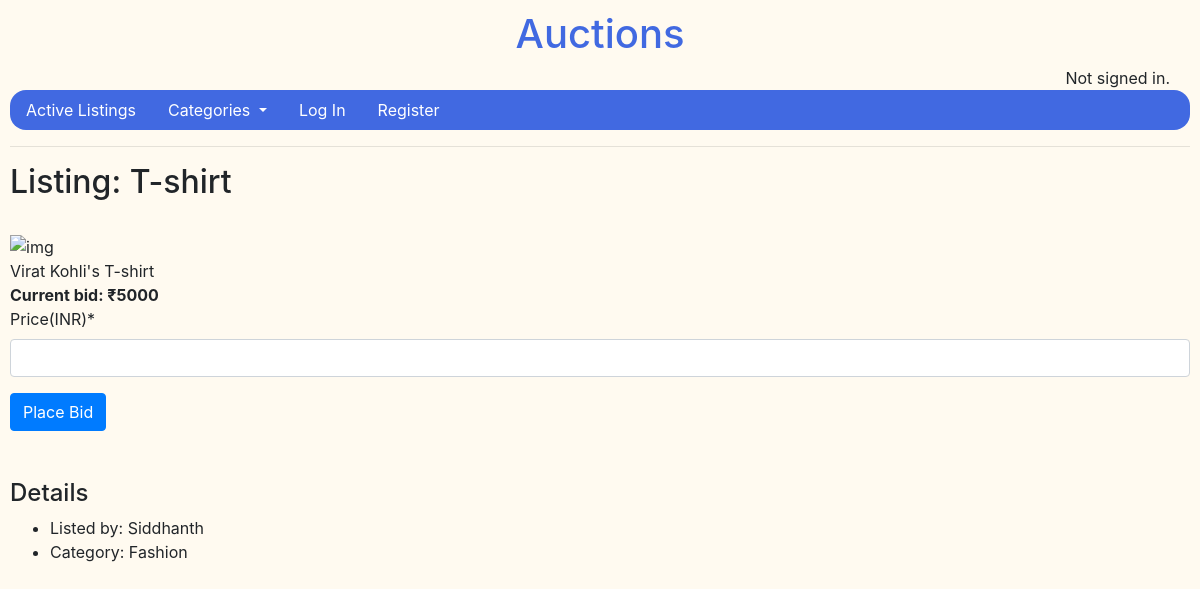
/listings/1, run on an earlier commit of the app's database.
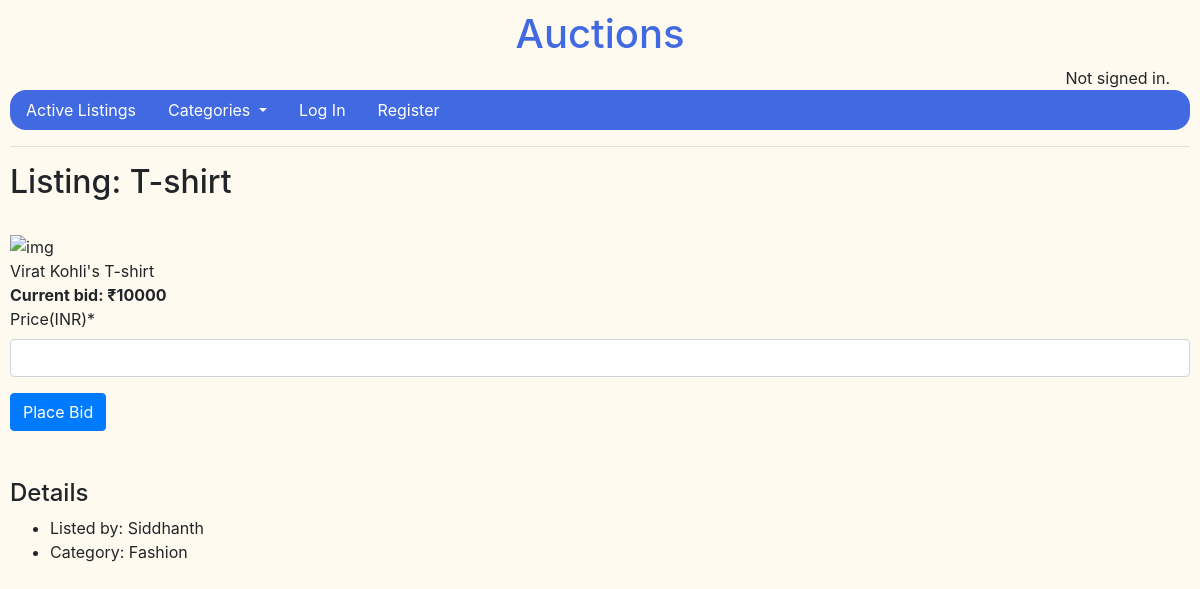
And on a later commit of the database.
### auctions/models.py (models this page shows)
class Auction_Listings(models.Model):
    title = models.CharField(max_length = 20)
    description = models.TextField(max_length = 300)
    starting_bid = models.IntegerField()
    image_url = models.URLField(default = "https://media.sproutsocial.com/uploads/2017/02/10x-featured-social-media-image-size.png")
    CHOICES = [
        ("FA", 'Fashion'),
        ("EL", 'Electronics'),
        ("HO", 'Home'),
        ("MU", 'Music'),
        ("BO", 'Books')
    ]
    category = models.CharField(max_length = 20, choices = CHOICES, default = "FA")
    date = models.DateTimeField(auto_now_add=True)
    current_bid = models.IntegerField()
    owner = models.ForeignKey(User, on_delete = models.CASCADE, default = 1)

class User(AbstractUser):
    my_items = models.ManyToManyField('Auction_Listings', blank = True, related_name="users")

### auctions/views.py (the view, shortened to what this page needs)
# urls.py: path("listings/<int:id>", views.listing, name = "listings"),
def listing(request, id):
    item = Auction_Listings.objects.get(pk = id)
    c = dict(item.CHOICES)
    return render(request, "auctions/listing.html", {
        "form": BidForm(),
        "listing": item,
        "choice": c[item.category],
    })

### auctions/views.py
class BidForm(forms.Form):
    bid = forms.IntegerField(label = "Price(INR)")

### auctions/templates/auctions/listing.html (shortened to what this page needs)
{% extends "auctions/layout.html" %}
{% load crispy_forms_tags %}
{% block body %}
    <div>
        <h2>Listing: {{ listing.title }}</h2><br>
        <img src = "{{ listing.image_url }}" style = "width: 260px; height: 330px" alt = "img"><br>
        {{ listing.description }}<br>
        <b>Current bid: &#8377;{{ listing.current_bid }}</b><br>
        <form action = "{% url 'listings' listing.id %}" method="POST">
            {{ form|crispy }}
            <input class = "btn btn-primary" type = "submit" value = "Place Bid">
        </form>
        <br>
        <br>
        <h4>Details</h4>
        <ul>
            <li>Listed by: {{ listing.owner }}</li>
            <li>Category: {{ choice }}</li>
        </ul>
    </div>
{% endblock %}

What changed in the data, as far as the page shows it:
changed Auction_Listings "T-shirt": current_bid "5000" → "10000"
